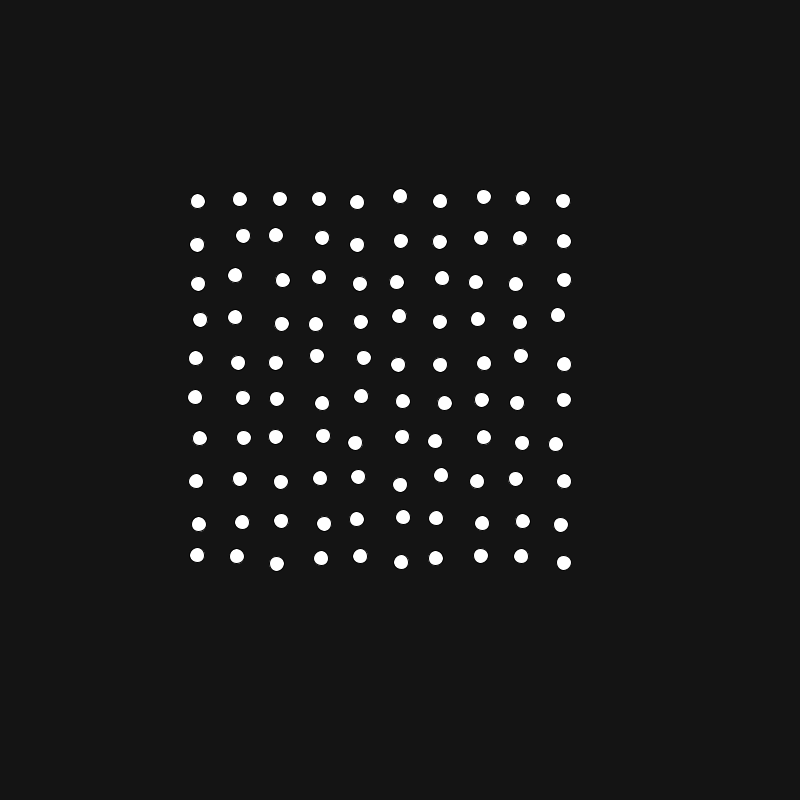
Frame 1 (no input)
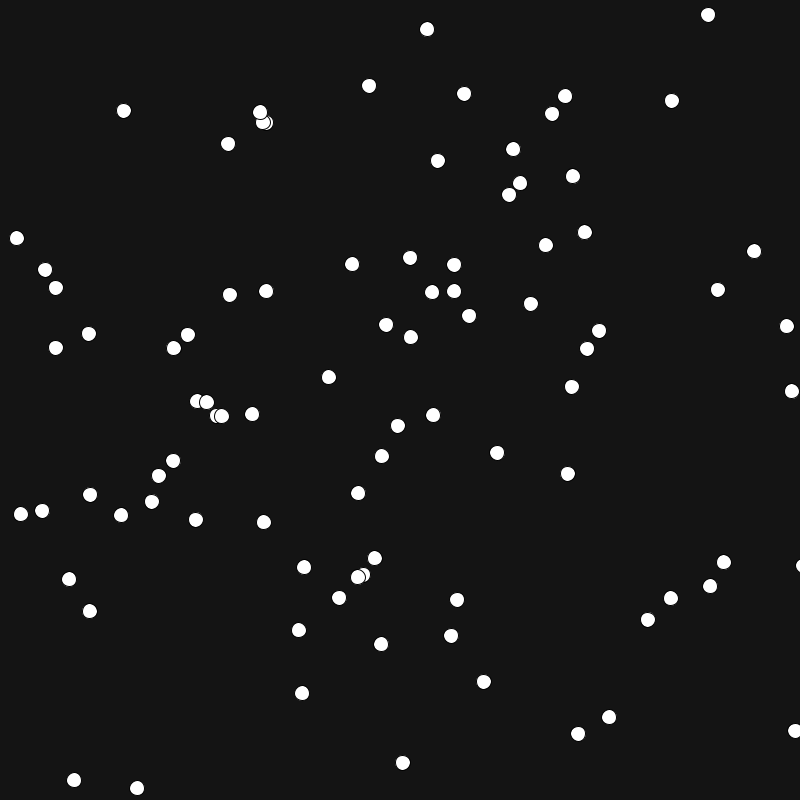
Frame 60 (the mouse pressed at the canvas centre just before this capture)
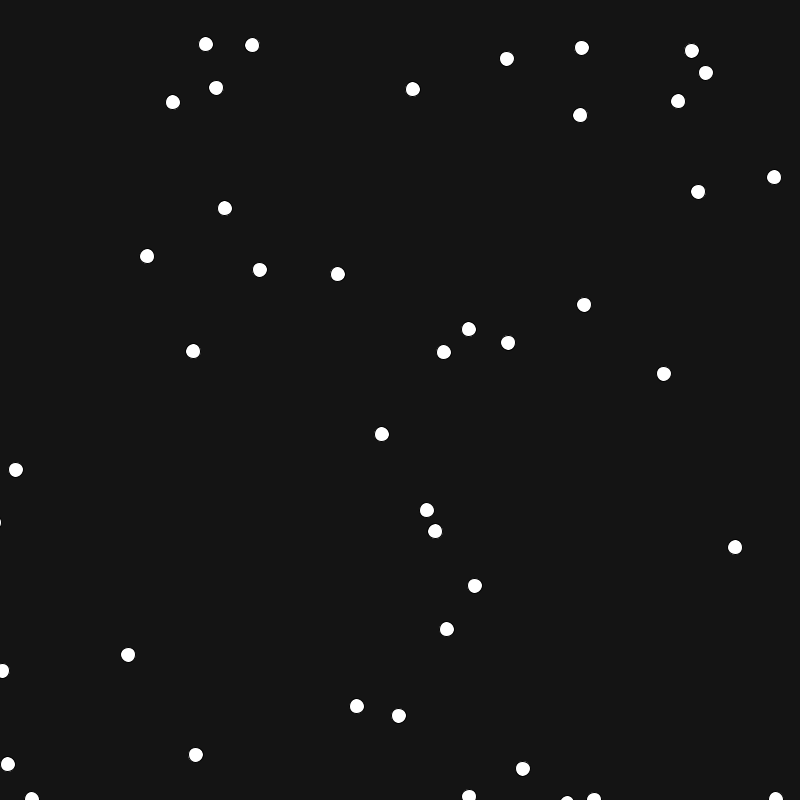
Frame 120 (the mouse held since frame 60 and released just before this capture)

The Processing sketch that drew these frames (run headless with seeded random() and noise(); from frame 60 on, the mouse is pressed at the canvas centre):

// Processing sketch: Oct112018_2d_arrays_part_4
// ── Oct112018_2d_arrays_part_4.pde
// Code 1 FA_18
// Bryan Ma

// 2d arrays part 4

// this sketch uses two 2d arrays - one to store x positions, and one to store y positions 
//  of ellipses being drawn to the screen. the only difference between using 2d arrays to store
//  these values is that it makes it easier for us to fill those values in a grid arrangement.

// add behavior to the ellipses so that they change positions every frame. 
// at minimum, try adapting the bouncing ball behavior to the ellipses. this will require two 
//  additional 2d arrays - one for x speed and one for y speed. see the example gif for a basic result.
// see the 1 dimensional array example from class in w06_00_ballArray for a reminder on bouncing ball behavior.

int gridW = 10;
int gridH = 10;
float[][] xPositions = new float[gridW][gridH];
float[][] yPositions = new float[gridW][gridH];
float[][] xSpeed = new float[gridW][gridH];
float[][] ySpeed = new float[gridW][gridH];

void setup() {
  size(800, 800);
  //noStroke();

  for (int i = 0; i < gridW; i++) {
    for (int j = 0; j < gridH; j++) {
      xPositions[i][j] = map(i, 0, gridW, width/2 - 200, width/2 + 200);
      yPositions[i][j] = map(j, 0, gridH, height/2 - 200, height/2 + 200);
      ySpeed[i][j] = random(-5,5);
      xSpeed[i][j] = random(-5,5);
    }
  }
}

void draw() {
  background(20);
  for (int i = 0; i < gridW; i++) {
    for (int j = 0; j < gridH; j++) {
      float s = 15;
      xPositions[i][j] += xSpeed[i][j];
      yPositions[i][j] += ySpeed[i][j];
      ellipse(xPositions[i][j], yPositions[i][j], s, s);
    }
  }
}
